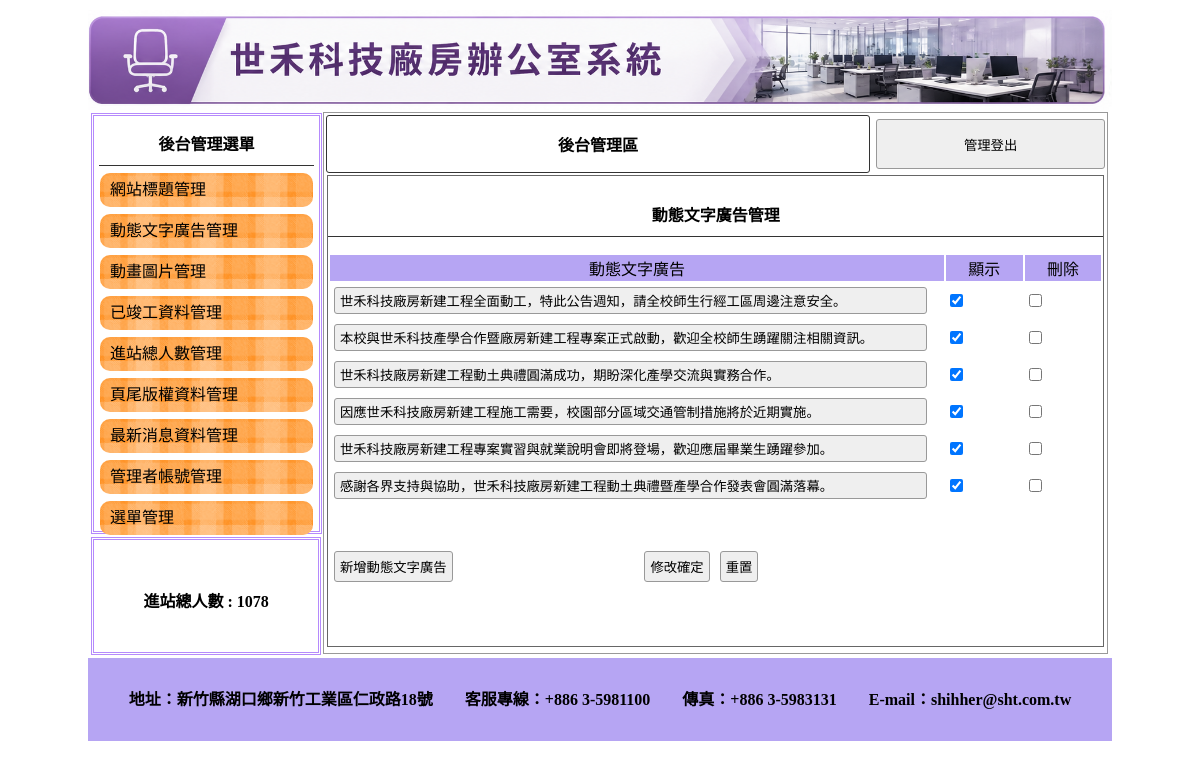
Screenshot of /admin.php?do=ad with the database file from the repository.
### tables this page shows
CREATE TABLE `title` (
  `id` int(10) UNSIGNED NOT NULL,
  `img` text NOT NULL,
  `text` text NOT NULL,
  `sh` int(1) NOT NULL
);

CREATE TABLE `total` (
  `id` int(10) UNSIGNED NOT NULL,
  `total` int(11) NOT NULL
);

CREATE TABLE `ad` (
  `id` int(10) UNSIGNED NOT NULL,
  `text` text NOT NULL,
  `sh` int(1) NOT NULL
);

CREATE TABLE `bottom` (
  `id` int(10) UNSIGNED NOT NULL,
  `bottom` text NOT NULL
);

### api/db.php (called while the page is built, shortened)
<?php
class DB{
    protected $dsn="mysql:host=localhost;charset=utf8;dbname=db21";
    protected $pdo;
    protected $table;
    function __construct($table){
        $this->table=$table;
        $this->pdo=new PDO($this->dsn,'root','');
    }
    protected function pk(){
        return ($this->table == 'menu') ? 'main_id' : 'id';
    }
    function all(...$arg){
        $sql="SELECT * FROM $this->table ";
        return $this->pdo->query($sql)->fetchAll(PDO::FETCH_ASSOC);
    }
    function find($arg){
        $sql="SELECT * FROM $this->table ";
        $pk = $this->pk();
        if(is_array($arg)){
            $tmp=$this->a2s($arg);
            $sql .= " WHERE ".join(" AND ",$tmp);
        }else{
            $sql .= " WHERE `$pk`='$arg'";
        }
        return $this->pdo->query($sql)->fetch(PDO::FETCH_ASSOC);
    }
    protected function a2s($array){
        $tmp=[];
        foreach($array as $key => $val){
            $tmp[]="`$key`='$val'";
        }
        return $tmp;
    }
}
$Title=new DB('title');
$Total=new DB('total');
$Bottom=new DB('bottom');

### back/ad.php (the view, shortened to what this page needs)
<div class="di"
    style="height:540px; border:#999 1px solid; width:76.5%; margin:2px 0px 0px 0px; float:left; position:relative; left:20px;">
    <table width="100%">
        <tbody>
            <tr>
                <td style="width:70%;font-weight:800; border:#333 1px solid; border-radius:3px;" class="cent">
                    <a href="?do=admin" style="color:#000; text-decoration:none;">後台管理區</a>
                </td>
                <td>
                    <button onclick="document.cookie=&#39;user=&#39;;location.replace(&#39;index.php&#39;)"
                        style="width:99%; margin-right:2px; height:50px;">管理登出</button>
                </td>
            </tr>
        </tbody>
    </table>
    <div style="width:99%; height:87%; margin:auto; overflow:auto; border:#666 1px solid;">
        <p class="t cent botli">動態文字廣告管理</p>
        <form method="post" action="./api/edit.php?table=<?= $do ?>">
            <table width="100%">
                <tbody>
                    <tr class="yel">
                        <td width="45%">動態文字廣告</td>
                        <td width="7%">顯示</td>
                        <td width="7%">刪除</td>
                    </tr>
                    <?php
                    $db=${ucfirst($do)};
                    $rows=$db->all();
                    foreach($rows as $row):
                    ?>
                    <tr>
                        <td width="80%">
                            <input type="text" name="text[]" value="<?= $row['text']; ?>" style="width:95%">
                        </td>
                        <td width="10%">
                            <input type="checkbox" name="sh[]" value="<?= $row['id']; ?>"  <?= ($row['sh']==1)?'checked':''; ?> >
                        </td>
                        <td width="10%">
                            <input type="checkbox" name="del[]" value="<?= $row['id']; ?>">
                        </td>
                    </tr>
                    <?php
                    endforeach;
                    ?>
                </tbody>
            </table>
            <table style="margin-top:40px; width:70%;">
                <tbody>
                    <tr>
                        <td width="200px">
                            <input type="button" onclick="op('#cover','#cvr','include/<?= $do; ?>.php')" value="新增動態文字廣告">
                        </td>
                        <td class="cent">
                            <input type="submit" value="修改確定">
                            <input type="reset" value="重置">
                        </td>
                    </tr>
                </tbody>
            </table>
        </form>
    </div>
</div>

### admin.php (shortened to what this page needs)
<?php include_once "./api/db.php";?>
<!DOCTYPE html PUBLIC "-//W3C//DTD XHTML 1.0 Transitional//EN" "http://www.w3.org/TR/xhtml1/DTD/xhtml1-transitional.dtd">
<html xmlns="http://www.w3.org/1999/xhtml"><head><meta http-equiv="Content-Type" content="text/html; charset=UTF-8">
<link href="./css/css.css" rel="stylesheet" type="text/css">
</head>
<body>
	<div id="main">
		<?php $title=$Title->find(['sh'=>1]);?>
    	<a title="<?= $title['text']; ?>" href="index.php">
			<div class="ti" style="background:url(&#39;upload/<?= $title['img']; ?>&#39;); background-size:cover;"></div>
		</a>
        	<div id="ms">
             	<div id="lf" style="float:left;">
            		<div id="menuput" class="dbor">
                    <span class="t botli">後台管理選單</span>
                		<a style="color:#000; font-size:13px; text-decoration:none;" href="?do=title">
                            	<div class="mainmu">網站標題管理</div>
                        </a>
							<a style="color:#000; font-size:13px; text-decoration:none;" href="?do=ad">
                            	<div class="mainmu">動態文字廣告管理</div>
                            </a>
							<a style="color:#000; font-size:13px; text-decoration:none;" href="?do=mvim">
                            	<div class="mainmu">動畫圖片管理</div>
                            </a>
							<a style="color:#000; font-size:13px; text-decoration:none;" href="?do=image">
                            	<div class="mainmu">已竣工資料管理</div>
                            </a>
							<a style="color:#000; font-size:13px; text-decoration:none;" href="?do=total">
                            	<div class="mainmu">進站總人數管理</div>
                            </a>
							<a style="color:#000; font-size:13px; text-decoration:none;" href="?do=bottom">
                            	<div class="mainmu">頁尾版權資料管理</div>
                            </a>
							<a style="color:#000; font-size:13px; text-decoration:none;" href="?do=news">
                            	<div class="mainmu">最新消息資料管理</div>
                            </a>
							<a style="color:#000; font-size:13px; text-decoration:none;" href="?do=admin">
                            	<div class="mainmu">管理者帳號管理</div>
                            </a>
							<a style="color:#000; font-size:13px; text-decoration:none;" href="?do=menu">
                            	<div class="mainmu">選單管理</div>
                            </a>
							                    </div>
                    <div class="dbor" style="margin:3px; width:95%; height:20%; line-height:100px;">
                    	<span class="t">進站總人數 : <?= $Total->find(1)['total'] ?>
                         </span>
                    </div>
        		</div>
				<?php
				$do=$_GET['do']??"title";
				$file="back/$do.php";
				if(file_exists($file)){
					include $file;
				}else{
					include "back/title.php";
				}
				?>
                             </div>
            	<div style="width:1024px; left:0px; position:relative; background:#b6a5f3; margin-top:4px; height:83px; display:block;">
                	<span class="t" style="line-height:63px;"><?= $Bottom->find(1)['bottom'] ?></span>
                </div>
    </div>
</body></html>

### css/css.css (style rules this page uses)
body { padding:0px; margin:0px; }
#main { width:1024px; height:768px; margin:10px auto 10px auto; position:relative; }
.ti { width:100%; height:100px; position:relative; background-size:cover; background-repeat:no-repeat; }
.dbor { border:#b58afc double 3px; margin:1px; padding:2px 10px 2px 10px; }
.t { font-weight:800; display:block; text-align:center; padding:10px 1px 10px 1px; }
.botli { border-bottom:#333 1px solid; }
.mainmu { position:relative; border-radius:10px; background:url(../icon/menu.fw.png) center no-repeat; background-size:cover; line-height:30px; padding:2px 10px 2px 10px; margin:7px 1px 7px 1px; font-size: 16px; }
#lf { height:540px; width:21%; display:inline-block; }
#menuput { width:100%; height:75%; position:relative; padding:5px; display:block; margin: 3px; }
.di { display:inline-block; }
.cent { text-align:center; }
input,button { border:#999 1px solid; border-radius:3px; background:#EFEFEF; padding:5px; margin:3px; }
input[type=text],input[type=password] { width:150px; }
.yel td { background:#b6a5f3; text-align:center; }

### rows the page displays
title: img (picture)
total: total "1078"
ad: text "世禾科技廠房新建工程全面動工，特此公告週知，請全校師生行經工區周邊注意安全。", sh "☑"
ad: text "本校與世禾科技產學合作暨廠房新建工程專案正式啟動，歡迎全校師生踴躍關注相關資訊。", sh "☑"
ad: text "世禾科技廠房新建工程動土典禮圓滿成功，期盼深化產學交流與實務合作。", sh "☑"
ad: text "因應世禾科技廠房新建工程施工需要，校園部分區域交通管制措施將於近期實施。", sh "☑"
ad: text "世禾科技廠房新建工程專案實習與就業說明會即將登場，歡迎應屆畢業生踴躍參加。", sh "☑"
ad: text "感謝各界支持與協助，世禾科技廠房新建工程動土典禮暨產學合作發表會圓滿落幕。", sh "☑"
bottom: bottom "地址：新竹縣湖口鄉新竹工業區仁政路18號 客服專線：+886 3-5981100 傳真：+886 3-5983131 E-mail：shihher@sht.com.tw"
